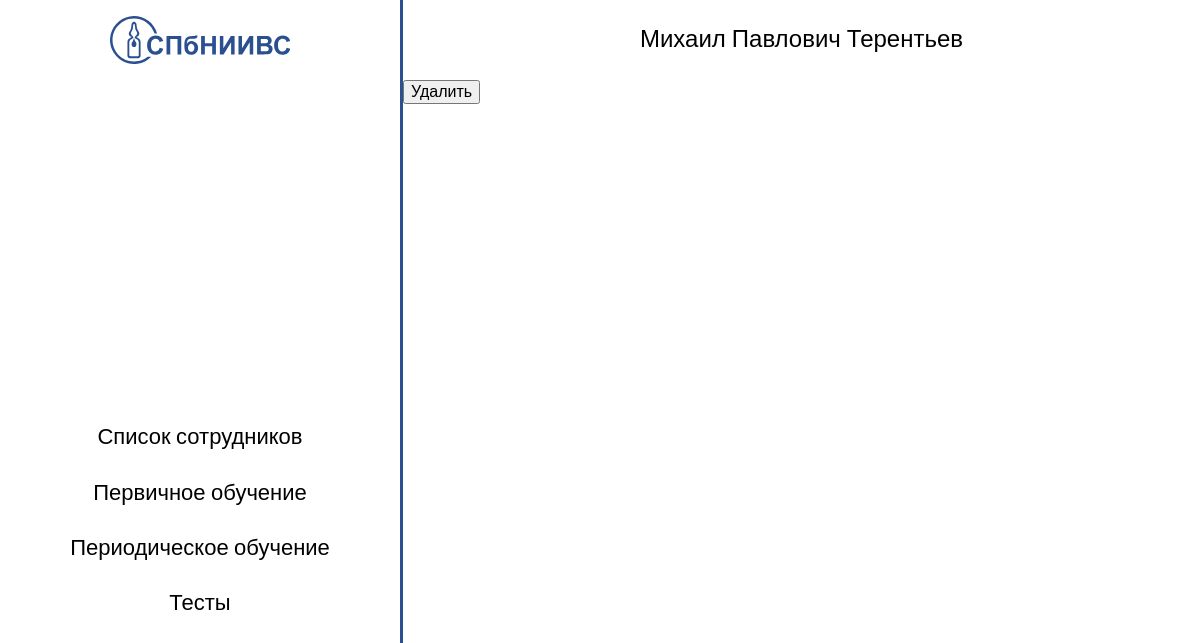
The app's page /usercard/3-йцу/, older data.
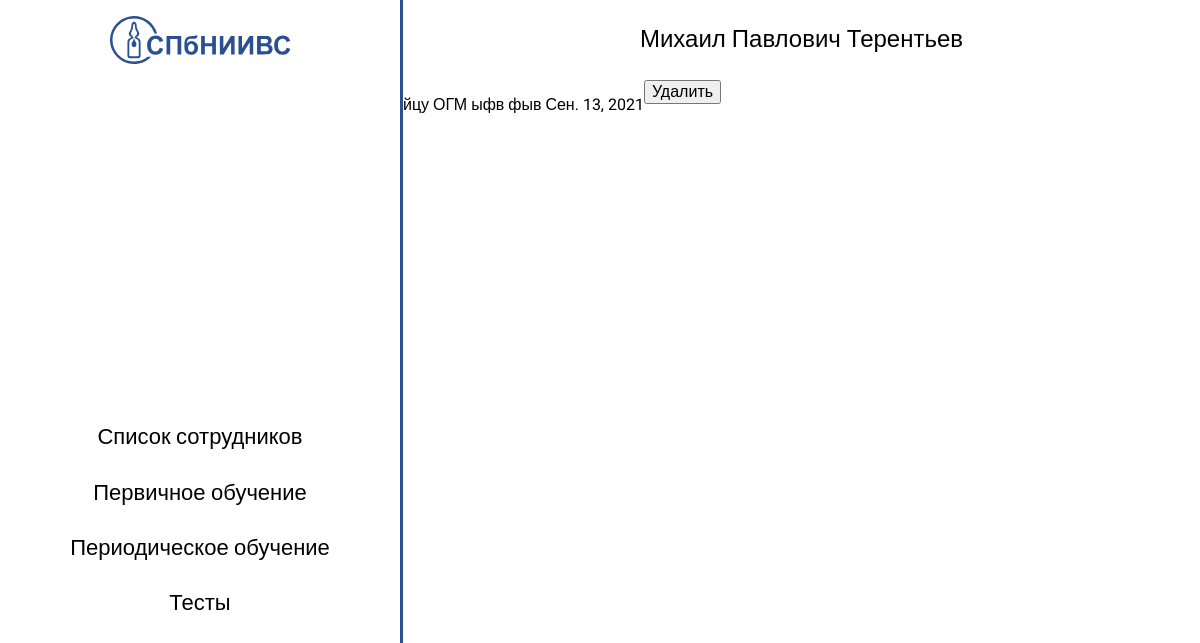
The same page, newer data.
### education/models.py (models this page shows, shortened)
class UserCard(models.Model):
    name = models.CharField("ФИО пользователя", max_length=150)
    subdivision = models.ForeignKey(
        "Subdivision",
        on_delete=models.SET_NULL,
        null=True,
        verbose_name="Подразделение"
    )
    education = models.TextField("Образование")
    education_profile = models.CharField("Профиль образования", max_length=80)
    receipt = models.DateField("Дата приема")
    slug = models.SlugField(
        max_length=75,
        blank=True,
        editable=False
    )
    class Meta:
        ordering = ["name"]
        verbose_name = "Пользователь"
        verbose_name_plural = "Пользователи"

class Subdivision(models.Model):
    subdivision_name = models.CharField(
        "Аббревиатура подразделения",
        max_length=20,
        unique=True
    )
    def __str__(self):
        return self.subdivision_name
    class Meta:
        ordering = ["subdivision_name"]
        verbose_name = "Подразделение"
        verbose_name_plural = "Подразделения"

### education/views.py (the view, shortened to what this page needs)
# urls.py: path('usercard/<int:pk>-<str:slug>/', views.UserDetailView.as_view(), name="usercard_detail"),
class UserDetailView(View):
    def get(self, request, pk, slug):
        context = {}
        try:
            model = UserCard.objects.get(id=pk)
            context.update({'model': model})
        except:
            messages.error(request, 'Сотрудник не найден')
        return render(request, "education/usercard_detail.html", context)

### templates/education/usercard_detail.html (shortened to what this page needs)
{% extends "base.html" %}
{% load static %}
{% block content %}
{% if message %}
	{{ message }}
{% else %}
	<p>
		{{ model.name }}
		{{ model.subdivision }}
		{{ model.education }}
		{{ model.education_profile }}
		{{ model.receipt }}
		<form method="POST">
			<button>Удалить</button>
		</form>
	</p>
{% endif %}
{% endblock %}

Row changes from the older to the newer data that the page shows:
added UserCard: name "йцу", subdivision "ОГМ", education "ыфв", education_profile "фыв", receipt "Сен. 13, 2021"
